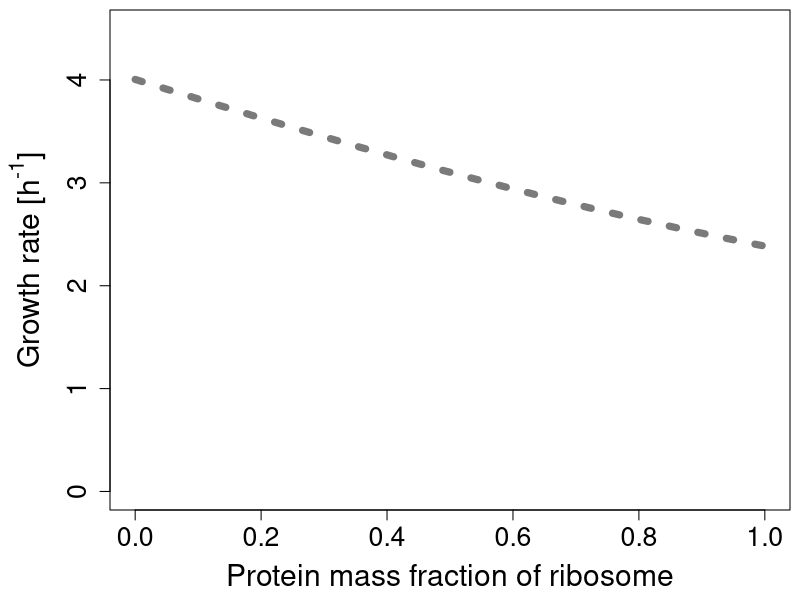
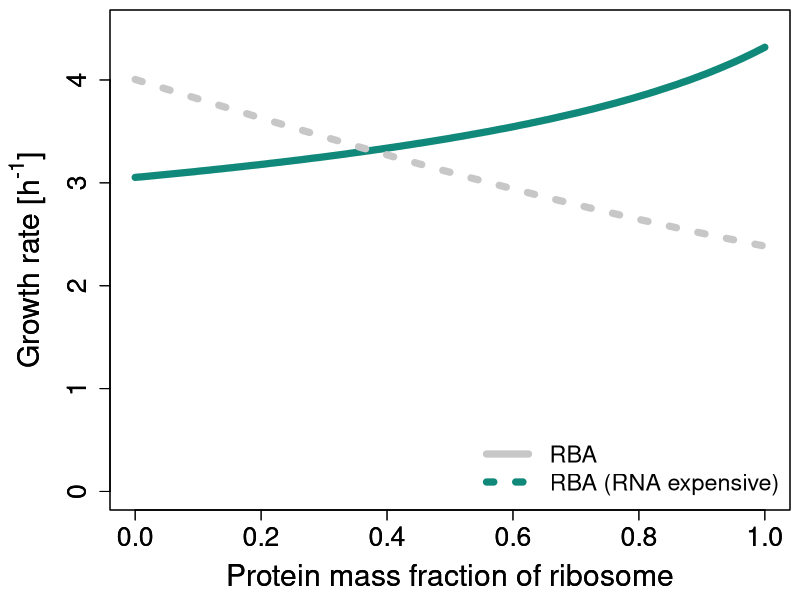
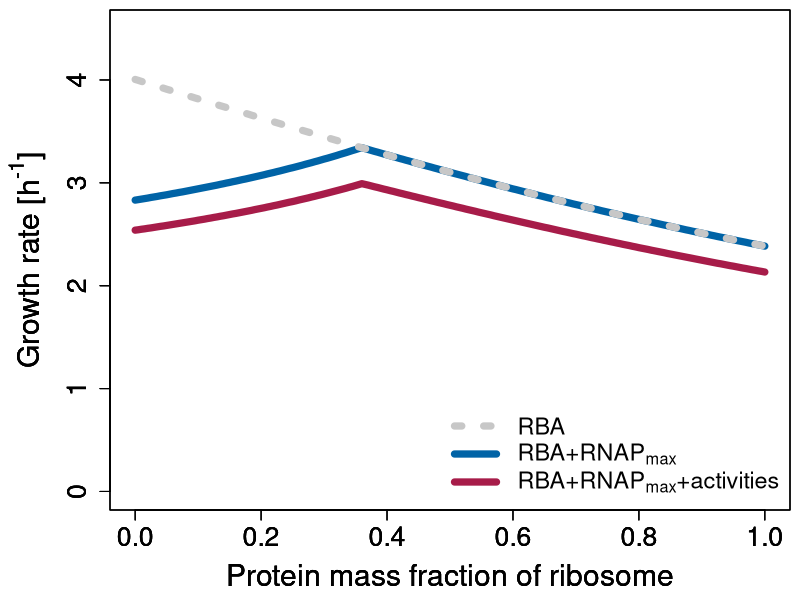
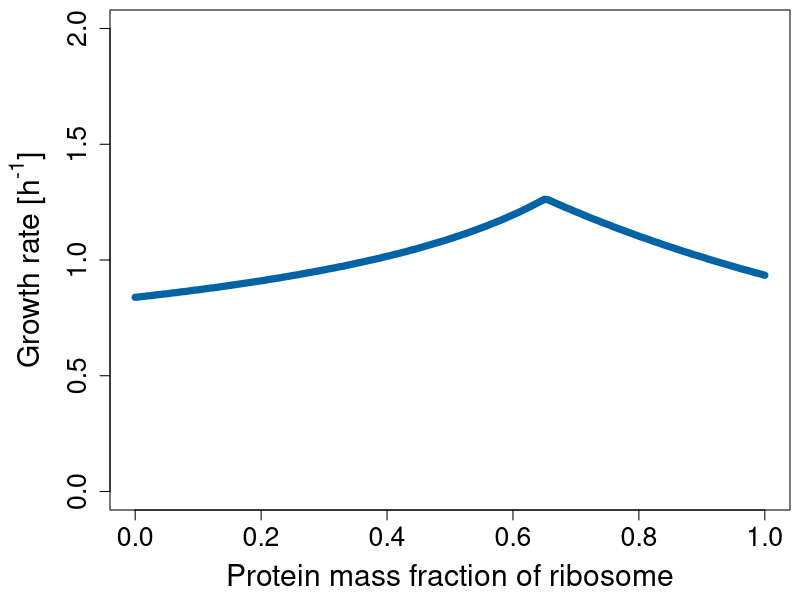
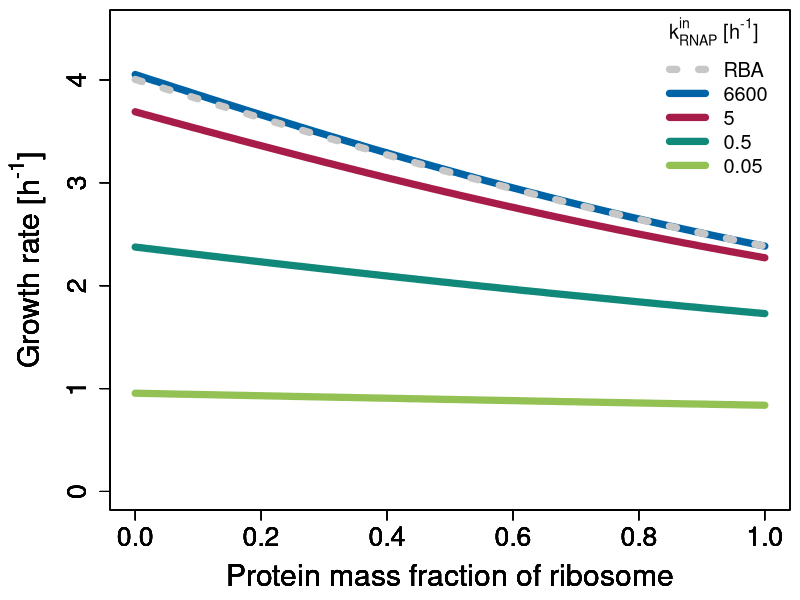

Generate these figures, in order, with R:
library(here)

RBA <- read.csv(here("data", "RBA_standard_mus.csv"))
RBA_reverse <- read.csv(here("data", "RBA_reverse_mus.csv"))
RNAPmax <- read.csv(here("data", "RNAPmax_noact_mus.csv"))
RNAPmax_act <- read.csv(here("data", "RNAPmax_act_mus.csv"))
RNAPmax_arch <- read.csv(here("data", "RNAPmax_arch_mus.csv"))
k_in_cap <- read.csv(here("data", "init_rate_mus.csv"))

fig_size <- c(18,13)
leg_size <- 1.4
ylim <- c(0,4.5)
xlim <- c(0,1)
lwd <- 7
mar <- c(4.5,5.5,0.5,0.5)

uni_blue <- "#0063a6"
uni_red <- "#a71c49"
uni_teal <- "#11897a"
uni_green <- "#94c154"
uni_yellow <- "#f6a800"

plot_curve <- function(data, xlim, ylim, lty, col){
  plot(data$x, data$mu,
       xlim = xlim,
       ylim = ylim,  
       lty = lty,
       col = col,
       type = "l", 
       xlab = "Protein mass fraction of ribosome", 
       ylab = expression(paste("Growth rate [h"^"-1"*"]")),
       cex.axis = 1.6, 
       cex.lab = 1.8, 
       lwd = 7)
}


#----RBA only--------------------------------------------------------------#####
png(filename = here("plots","RBA_standard_mus.png"), type="cairo", units="cm", 
    width=fig_size[1], height=fig_size[2], res=300)
par(mar = mar)

plot_curve(RBA, xlim, ylim, 3, "grey48")
dev.off()


#----RBA reverse-----------------------------------------------------------#####
png(filename = here("plots", "RBA_reverse_mus.png"), type="cairo", units="cm", 
    width=fig_size[1], height=fig_size[2], res=300)
par(mar = mar)

plot_curve(RBA_reverse, xlim, ylim, 1, uni_teal)
par(new = TRUE)
plot_curve(RBA, xlim, ylim, 3, "grey78")
par(new = FALSE)

legend("bottomright", legend = c("RBA", "RBA (RNA expensive)"), 
       lty = c(1,3), lwd = lwd,
       col = c("grey78", uni_teal), bty = "n", cex = leg_size)
dev.off()


#----RBA vs RNA+RNAPmax----------------------------------------------------#####
png(filename = here("plots", "RNAPmax_mus.png"), type="cairo", units="cm", 
    width=fig_size[1], height=fig_size[2], res=300)
par(mar = mar)

plot_curve(RNAPmax, xlim, ylim, 1, uni_blue)
par(new = TRUE)
plot_curve(RNAPmax_act, xlim, ylim, 1, uni_red)
par(new = TRUE)
plot_curve(RBA, xlim, ylim, 3, "grey78")
par(new = FALSE)

my.expressions <-c(as.expression(bquote("RBA")),
                   as.expression(bquote("RBA+RNAP"["max"])),
                   as.expression(bquote("RBA+RNAP"["max"]*"+activities")))
legend("bottomright", legend = my.expressions, lty = c(3,1,1), lwd = lwd,
       col = c("grey78", uni_blue, uni_red), bty = "n", cex = leg_size)

dev.off()


#----Archaea---------------------------------------------------------------#####
png(filename = here("plots", "RNAPmax_arch_mus.png"), type="cairo", units="cm", 
    width=fig_size[1], height=fig_size[2], res=300)

par(mar = mar)
plot_curve(RNAPmax_arch, xlim, c(0,2), 1, uni_blue)
dev.off()


#----v_RNAP<=k_init*c_RNAP-------------------------------------------------#####
k_ins <- unique(k_in_cap$kin)
cols <- c(uni_blue, uni_red, uni_teal, uni_green, uni_yellow)[1:length(k_ins)]

png(filename = here("plots", "RBA_init_rate.png"), type="cairo", units="cm", 
    width=fig_size[1], height=fig_size[2], res=300)

par(mar = mar)
for(v in 1:length(k_ins)){
  one_k_in <- k_in_cap[k_in_cap$kin == k_ins[v],]
  
  plot_curve(one_k_in, xlim, ylim, 1, cols[v])
  par(new=TRUE)
}
plot_curve(RBA, xlim, ylim, 3, "grey78")

par(new=FALSE)
legend(0.82, 4.61, legend = c("RBA", k_ins), 
       lty = c(3,rep(1,5)), lwd = lwd,
       col = c("grey78", cols), bty = "n", cex = 1.2, 
       title = as.expression(bquote("k"["RNAP"]^"in"*" [h"^"-1"*"]")))

dev.off()


#----Print max growth rates------------------------------------------------#####
print(paste0("Max. growth rate RBA (", max(RBA$mu),") at RP fraction: ", 
            RBA$x[which.max(RBA$mu)]))
print(paste0("Min. growth rate RBA (", min(RBA$mu),") at RP fraction: ", 
             RBA$x[which.min(RBA$mu)]))
print(paste0("Max. growth rate RBA+RNAPmax (", max(RNAPmax$mu),") at RP fraction: ", 
            RNAPmax$x[which.max(RNAPmax$mu)]))
print(paste0("Max. growth rate RBA+RNAPmax+activities (", max(RNAPmax_act$mu),") at RP fraction: ", 
            RNAPmax_act$x[which.max(RNAPmax_act$mu)]))
print(paste0("Maximum growth rate Archaea (", max(RNAPmax_arch$mu),") at RP fraction: ", 
            RNAPmax_arch$x[which.max(RNAPmax_arch$mu)]))

